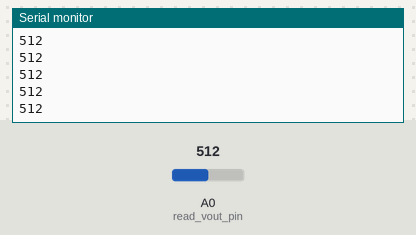
Simulated run of this sketch. Board: Arduino Uno, built with avr-gcc and run on an emulated ATmega328P. Parts: the last lines printed to the serial monitor. The inputs (shaded band) are chosen by the test bench; at power-on: A0 (read_vout_pin) = 512.

Above: at 1.2 s.
1.3 s: A0 (read_vout_pin) set to 716
At 1.32 s:
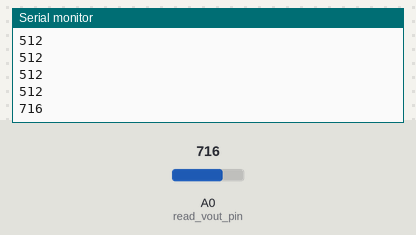
2.8 s: A0 (read_vout_pin) set to 900
At 2.82 s:
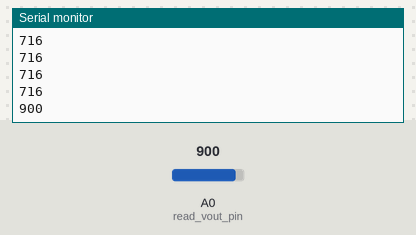
Timing chart, 0 to 5.8 s (numbered marks = the images above; inputs shaded):
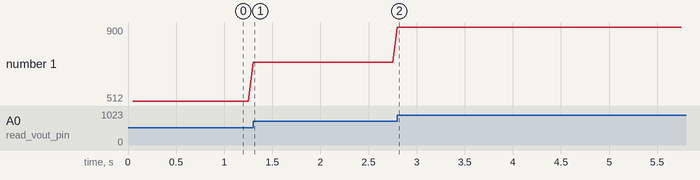

Measured:
- after the input at 1.3 s, the serial monitor: prints a new line at once (image 1)
- after the input at 2.8 s, the serial monitor: prints a new line at once (image 2)
- plotted number 1: 512 → 716 after the input at 1.3 s, 716 → 900 after the input at 2.8 s

The sketch:

LM7805.ino
```cpp
/*

  LM7805
  Use an Arduino to monitor LM7805 Vout and plot the results with Processing

  For info and circuit diagrams see https://github.com/tardate/LittleArduinoProjects/tree/main/Electronics101/Power/LinearRegulators/LM7805

 */

// use timer for sampling to get even time base for data
#include <FlexiTimer2.h>

// When SAMPLE_RAW_VALUE defined, sketch sends raw analog values.
// Comment this out and the sketch will send correclty scaled Vout readings
#define SAMPLE_RAW_VALUE

// the pin we'll read Vout values from
const int read_vout_pin = A0;

// this is the actual value of the Arduino "5V" in millivolts.
// The Uno I'm using sends about 4.93V when powered by USB.
// Measure the 5V pin with a multimeter to check the value for the specific board used
const int vref_mv = 4930;

// temporary sampling storage
int vout_value = 0;
float vout = 0.0;
String result = "";


void setup() {
  Serial.begin(115200);                 // initialize serial communications (to match that used by PlotNValues.pde)

  pinMode(read_vout_pin, INPUT);        // enable Vout read

  FlexiTimer2::set(50, sample);         // sample every 50ms
  FlexiTimer2::start();
}


void loop() {
  // do nothing
}


// read the current value and send to the serial port
void sample() {
  vout_value = analogRead(read_vout_pin);

#ifdef SAMPLE_RAW_VALUE
  // sending vout_value (0-1023) because that is what PlotNValues expects.
  Serial.println(result + vout_value);
#else
  // To send the actual voltage, scaled by 2 to account for voltage divider
  vout = map(vout_value, 0, 1023, 0, vref_mv) * 2.0;
  Serial.println(result + vout);
#endif

}
```
